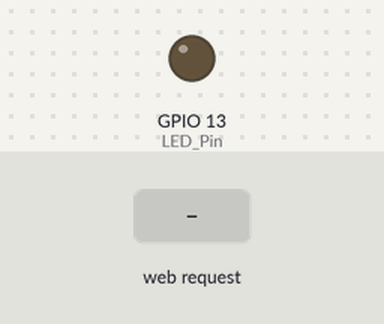
The sketch below on a simulated ESP8266 (NodeMCU). Parts: output pins drawn as LEDs (lit = HIGH). Inputs (shaded band) come from the test bench.

Above: at 1.2 s.
1.3 s: HTTP request GET /LEDON received
At 2.5 s:
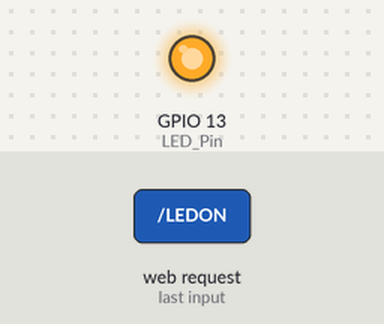
2.8 s: HTTP request GET /LEDOFF received
At 3.8 s:
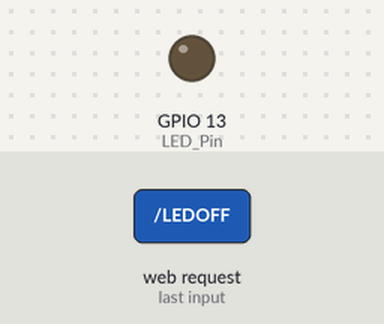
Timing chart, 0 to 5.8 s (numbered marks = the images above; inputs shaded):
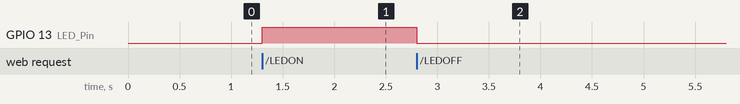

The sketch:

wifi-ap-test.ino
```cpp
#include <ESP8266WiFi.h>

const char AP_Password[] = "12345678";
const char AP_Name[] = "Croduino_AP";

WiFiServer server(80);

String header = "HTTP/1.1 200 OK\r\nContent-Type: text/html\r\n\r\n";

String html_1 = "<!DOCTYPE html><html><head><meta name='viewport' content='width=device-width,"
" initial-scale=1.0'/><meta charset='utf-8'><style>body {font-size:140%;}"
" #main {display: table; margin: auto; padding: 0 10px 0 10px; } h2,{text-align:center; }"
" .button { padding:10px 10px 10px 10px; width:100%; background-color: #4CAF50; font-size: 120%;}</style>"
"<title>AP LED</title></head><body><div id='main'><h2>Kontrola LED diode</h2>";

String html_LED = "";

//postavljamo tipku za paljenje i gašenje diode
String html_2 = "<form id='F1' action='LEDON'><input class='button' type='submit' value='LED ON' ></form><br>";
String html_3 = "<form id='F2' action='LEDOFF'><input class='button' type='submit' value='LED OFF' ></form><br>";

String html_end = "</div></body></html>";

// string u koji spremamo zahtjev klijenta( uređaj koji se poveže na naš AP)
String request = "";

int LED_Pin = 13;

void setup()
{
 pinMode(LED_Pin, OUTPUT);

 boolean conn = WiFi.softAP(AP_Name, AP_Password);

 server.begin();
}

void loop()
{
 WiFiClient client = server.available();
 if (!client) { return; }
 //pročitamo prvu liniju zahtijeva klijenta koji je povezan na naš AP
 request = client.readStringUntil('\r');

 if ( request.indexOf("LEDON") > 0 ) { digitalWrite(LED_Pin, HIGH); }
 if ( request.indexOf("LEDOFF") > 0 ) { digitalWrite(LED_Pin, LOW); }

 if (digitalRead(LED_Pin) == HIGH) { html_LED = "LED dioda je upaljena<br><br>"; }
 if(digitalRead(LED_Pin) == LOW) { html_LED = "LED dioda je ugašena<br><br>"; }

 client.flush();

 client.print( header );
 client.print( html_1 );

 client.print( html_LED );
 client.print( html_2 );
 client.print( html_3 );

 client.print( html_end);

 delay(5);

}
```

Measured:
- after the input at 1.3 s, GPIO 13 (LED_Pin): LOW → HIGH at once
- after the input at 2.8 s, GPIO 13 (LED_Pin): HIGH → LOW at once
